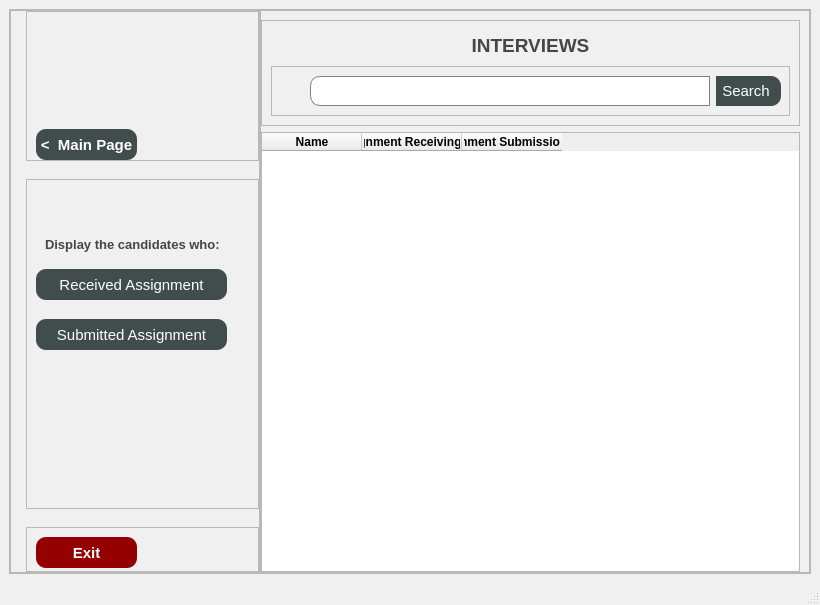
<?xml version="1.0" encoding="UTF-8"?>
<ui version="4.0">
 <class>MainWindow</class>
 <widget class="QMainWindow" name="MainWindow">
  <property name="geometry">
   <rect>
    <x>0</x>
    <y>0</y>
    <width>820</width>
    <height>605</height>
   </rect>
  </property>
  <property name="minimumSize">
   <size>
    <width>820</width>
    <height>605</height>
   </size>
  </property>
  <property name="windowTitle">
   <string>MainWindow</string>
  </property>
  <property name="styleSheet">
   <string notr="true">QMainWindow{
 
	background-color: rgb(240, 240, 240);
}</string>
  </property>
  <widget class="QWidget" name="centralwidget">
   <layout class="QVBoxLayout" name="verticalLayout_2">
    <item>
     <widget class="QFrame" name="mainFrame">
      <property name="minimumSize">
       <size>
        <width>500</width>
        <height>300</height>
       </size>
      </property>
      <property name="font">
       <font>
        <bold>false</bold>
       </font>
      </property>
      <property name="frameShape">
       <enum>QFrame::StyledPanel</enum>
      </property>
      <property name="frameShadow">
       <enum>QFrame::Raised</enum>
      </property>
      <layout class="QHBoxLayout" name="horizontalLayout_2">
       <property name="spacing">
        <number>0</number>
       </property>
       <property name="leftMargin">
        <number>0</number>
       </property>
       <property name="topMargin">
        <number>0</number>
       </property>
       <property name="rightMargin">
        <number>0</number>
       </property>
       <property name="bottomMargin">
        <number>0</number>
       </property>
       <item>
        <widget class="QFrame" name="frameLeft">
         <property name="minimumSize">
          <size>
           <width>250</width>
           <height>500</height>
          </size>
         </property>
         <property name="styleSheet">
          <string notr="true"/>
         </property>
         <property name="frameShape">
          <enum>QFrame::StyledPanel</enum>
         </property>
         <property name="frameShadow">
          <enum>QFrame::Raised</enum>
         </property>
         <layout class="QVBoxLayout" name="verticalLayout_4">
          <property name="leftMargin">
           <number>15</number>
          </property>
          <property name="topMargin">
           <number>0</number>
          </property>
          <property name="rightMargin">
           <number>0</number>
          </property>
          <property name="bottomMargin">
           <number>0</number>
          </property>
          <item>
           <widget class="QFrame" name="frameTopLeft">
            <property name="minimumSize">
             <size>
              <width>0</width>
              <height>150</height>
             </size>
            </property>
            <property name="frameShape">
             <enum>QFrame::StyledPanel</enum>
            </property>
            <property name="frameShadow">
             <enum>QFrame::Raised</enum>
            </property>
            <layout class="QVBoxLayout" name="verticalLayout_5">
             <property name="spacing">
              <number>6</number>
             </property>
             <property name="topMargin">
              <number>15</number>
             </property>
             <property name="rightMargin">
              <number>0</number>
             </property>
             <property name="bottomMargin">
              <number>0</number>
             </property>
             <item>
              <widget class="QLabel" name="labelLogo">
               <property name="minimumSize">
                <size>
                 <width>221</width>
                 <height>61</height>
                </size>
               </property>
               <property name="maximumSize">
                <size>
                 <width>221</width>
                 <height>61</height>
                </size>
               </property>
               <property name="text">
                <string/>
               </property>
               <property name="pixmap">
                <pixmap>logoPhoto.png</pixmap>
               </property>
               <property name="scaledContents">
                <bool>true</bool>
               </property>
              </widget>
             </item>
             <item>
              <spacer name="verticalSpacer_3">
               <property name="orientation">
                <enum>Qt::Vertical</enum>
               </property>
               <property name="sizeHint" stdset="0">
                <size>
                 <width>20</width>
                 <height>40</height>
                </size>
               </property>
              </spacer>
             </item>
             <item>
              <widget class="QPushButton" name="pushButtonBackMainPage">
               <property name="minimumSize">
                <size>
                 <width>101</width>
                 <height>31</height>
                </size>
               </property>
               <property name="maximumSize">
                <size>
                 <width>101</width>
                 <height>31</height>
                </size>
               </property>
               <property name="font">
                <font>
                 <pointsize>11</pointsize>
                 <bold>true</bold>
                </font>
               </property>
               <property name="styleSheet">
                <string notr="true">QPushButton{
background-color: rgb(65, 77, 77);
color: rgb(255, 255, 255);
border-radius: 10px;
}

QPushButton:hover {
 
 background-color: rgb(90, 100, 100);
}

QPushButton:pressed{
 background-color: white;
 color: rgb(65, 77, 77);
 border: 1px solid black;
}</string>
               </property>
               <property name="text">
                <string>&lt;  Main Page</string>
               </property>
              </widget>
             </item>
            </layout>
           </widget>
          </item>
          <item>
           <spacer name="verticalSpacer_2">
            <property name="orientation">
             <enum>Qt::Vertical</enum>
            </property>
            <property name="sizeHint" stdset="0">
             <size>
              <width>20</width>
              <height>40</height>
             </size>
            </property>
           </spacer>
          </item>
          <item>
           <widget class="QFrame" name="frameMenu">
            <property name="minimumSize">
             <size>
              <width>221</width>
              <height>330</height>
             </size>
            </property>
            <property name="frameShape">
             <enum>QFrame::StyledPanel</enum>
            </property>
            <property name="frameShadow">
             <enum>QFrame::Raised</enum>
            </property>
            <widget class="QPushButton" name="pushButtonReceivedAssignment">
             <property name="geometry">
              <rect>
               <x>10</x>
               <y>90</y>
               <width>191</width>
               <height>31</height>
              </rect>
             </property>
             <property name="font">
              <font>
               <pointsize>11</pointsize>
               <bold>false</bold>
              </font>
             </property>
             <property name="styleSheet">
              <string notr="true">QPushButton{
background-color: rgb(65, 77, 77);
color: rgb(255, 255, 255);
border-radius: 10px;
}

QPushButton:hover {
 
 background-color: rgb(90, 100, 100);
}

QPushButton:pressed{
 background-color: white;
 color: rgb(65, 77, 77);
 border: 1px solid black;
}</string>
             </property>
             <property name="text">
              <string>Received Assignment</string>
             </property>
            </widget>
            <widget class="QPushButton" name="pushButtonSubmittedAssignment">
             <property name="geometry">
              <rect>
               <x>10</x>
               <y>140</y>
               <width>191</width>
               <height>31</height>
              </rect>
             </property>
             <property name="font">
              <font>
               <pointsize>11</pointsize>
               <bold>false</bold>
              </font>
             </property>
             <property name="styleSheet">
              <string notr="true">QPushButton{
background-color: rgb(65, 77, 77);
color: rgb(255, 255, 255);
border-radius: 10px;
}

QPushButton:hover {
 
 background-color: rgb(90, 100, 100);
}

QPushButton:pressed{
 background-color: white;
 color: rgb(65, 77, 77);
 border: 1px solid black;
}</string>
             </property>
             <property name="text">
              <string>Submitted Assignment</string>
             </property>
            </widget>
            <widget class="QLabel" name="label">
             <property name="geometry">
              <rect>
               <x>10</x>
               <y>45</y>
               <width>191</width>
               <height>41</height>
              </rect>
             </property>
             <property name="font">
              <font>
               <pointsize>10</pointsize>
               <bold>true</bold>
              </font>
             </property>
             <property name="styleSheet">
              <string notr="true">padding: 6px;
color: rgb(70, 70, 70);</string>
             </property>
             <property name="text">
              <string>Display the candidates who:</string>
             </property>
             <property name="margin">
              <number>0</number>
             </property>
            </widget>
           </widget>
          </item>
          <item>
           <spacer name="verticalSpacer">
            <property name="orientation">
             <enum>Qt::Vertical</enum>
            </property>
            <property name="sizeHint" stdset="0">
             <size>
              <width>20</width>
              <height>40</height>
             </size>
            </property>
           </spacer>
          </item>
          <item>
           <widget class="QFrame" name="frameLeftBottom">
            <property name="minimumSize">
             <size>
              <width>0</width>
              <height>45</height>
             </size>
            </property>
            <property name="frameShape">
             <enum>QFrame::StyledPanel</enum>
            </property>
            <property name="frameShadow">
             <enum>QFrame::Raised</enum>
            </property>
            <widget class="QPushButton" name="pushButtonExit">
             <property name="geometry">
              <rect>
               <x>10</x>
               <y>10</y>
               <width>101</width>
               <height>31</height>
              </rect>
             </property>
             <property name="minimumSize">
              <size>
               <width>101</width>
               <height>31</height>
              </size>
             </property>
             <property name="maximumSize">
              <size>
               <width>101</width>
               <height>31</height>
              </size>
             </property>
             <property name="font">
              <font>
               <pointsize>11</pointsize>
               <bold>true</bold>
              </font>
             </property>
             <property name="styleSheet">
              <string notr="true">QPushButton{
 background-color: rgb(148, 0, 0);
 color: rgb(255, 255, 255);
 border-radius: 10px;
}
QPushButton:hover {
  background-color: rgba(157, 9, 19,200);
  color: rgb(255, 255, 255);
  border-radius: 10px;
  border: 1px solid black;
}

QPushButton:pressed {
  background-color: white;
  color: rgb(170, 0, 0);
  border: 1px solid black;
}

</string>
             </property>
             <property name="text">
              <string>Exit</string>
             </property>
            </widget>
           </widget>
          </item>
         </layout>
        </widget>
       </item>
       <item>
        <widget class="QFrame" name="frameRight">
         <property name="minimumSize">
          <size>
           <width>300</width>
           <height>300</height>
          </size>
         </property>
         <property name="frameShape">
          <enum>QFrame::StyledPanel</enum>
         </property>
         <property name="frameShadow">
          <enum>QFrame::Raised</enum>
         </property>
         <layout class="QVBoxLayout" name="verticalLayout">
          <property name="leftMargin">
           <number>0</number>
          </property>
          <property name="bottomMargin">
           <number>0</number>
          </property>
          <item>
           <widget class="QFrame" name="frameTopRight">
            <property name="minimumSize">
             <size>
              <width>0</width>
              <height>100</height>
             </size>
            </property>
            <property name="layoutDirection">
             <enum>Qt::LeftToRight</enum>
            </property>
            <property name="frameShape">
             <enum>QFrame::StyledPanel</enum>
            </property>
            <property name="frameShadow">
             <enum>QFrame::Raised</enum>
            </property>
            <layout class="QVBoxLayout" name="verticalLayout_3">
             <item>
              <widget class="QLabel" name="labelHeader">
               <property name="minimumSize">
                <size>
                 <width>300</width>
                 <height>30</height>
                </size>
               </property>
               <property name="font">
                <font>
                 <family>Arial</family>
                 <pointsize>14</pointsize>
                 <bold>true</bold>
                </font>
               </property>
               <property name="styleSheet">
                <string notr="true">letter-spacing: 0.2em;
color: rgb(70, 70, 70);</string>
               </property>
               <property name="text">
                <string>INTERVIEWS</string>
               </property>
               <property name="alignment">
                <set>Qt::AlignCenter</set>
               </property>
              </widget>
             </item>
             <item>
              <widget class="QFrame" name="frameSearch">
               <property name="minimumSize">
                <size>
                 <width>500</width>
                 <height>50</height>
                </size>
               </property>
               <property name="maximumSize">
                <size>
                 <width>1000</width>
                 <height>50</height>
                </size>
               </property>
               <property name="frameShape">
                <enum>QFrame::StyledPanel</enum>
               </property>
               <property name="frameShadow">
                <enum>QFrame::Raised</enum>
               </property>
               <layout class="QHBoxLayout" name="horizontalLayout" stretch="1,5,1,1">
                <property name="leftMargin">
                 <number>30</number>
                </property>
                <property name="rightMargin">
                 <number>0</number>
                </property>
                <item>
                 <spacer name="horizontalSpacer">
                  <property name="orientation">
                   <enum>Qt::Horizontal</enum>
                  </property>
                  <property name="sizeHint" stdset="0">
                   <size>
                    <width>40</width>
                    <height>20</height>
                   </size>
                  </property>
                 </spacer>
                </item>
                <item>
                 <widget class="QLineEdit" name="lineEditSearch">
                  <property name="minimumSize">
                   <size>
                    <width>400</width>
                    <height>30</height>
                   </size>
                  </property>
                  <property name="maximumSize">
                   <size>
                    <width>600</width>
                    <height>30</height>
                   </size>
                  </property>
                  <property name="styleSheet">
                   <string notr="true">QLineEdit {
 background-color: white;
 border-bottom-left-radius: 10px;
 border-top-left-radius: 10px;
 padding-left: 10px;
 border: 1px solid gray;

}

QLineEdit:hover {
border-color: black;
}</string>
                  </property>
                  <property name="text">
                   <string/>
                  </property>
                 </widget>
                </item>
                <item>
                 <widget class="QPushButton" name="pushButtonSearch">
                  <property name="minimumSize">
                   <size>
                    <width>65</width>
                    <height>30</height>
                   </size>
                  </property>
                  <property name="maximumSize">
                   <size>
                    <width>65</width>
                    <height>30</height>
                   </size>
                  </property>
                  <property name="font">
                   <font>
                    <pointsize>11</pointsize>
                   </font>
                  </property>
                  <property name="styleSheet">
                   <string notr="true">QPushButton {
background-color: rgb(65, 77, 77);
color: rgb(255, 255, 255);
 border-bottom-right-radius: 10px;
 border-top-right-radius: 10px;
 padding-right: 5px;
}

QPushButton:hover {
 
 background-color: rgb(90, 100, 100);
}

QPushButton:pressed{
 background-color: white;
 color: rgb(65, 77, 77);
 border: 1px solid black;
}</string>
                  </property>
                  <property name="text">
                   <string>Search</string>
                  </property>
                 </widget>
                </item>
                <item>
                 <spacer name="horizontalSpacer_2">
                  <property name="orientation">
                   <enum>Qt::Horizontal</enum>
                  </property>
                  <property name="sizeHint" stdset="0">
                   <size>
                    <width>40</width>
                    <height>20</height>
                   </size>
                  </property>
                 </spacer>
                </item>
               </layout>
              </widget>
             </item>
            </layout>
           </widget>
          </item>
          <item>
           <widget class="QTableWidget" name="tableWidgetCandidates">
            <property name="font">
             <font>
              <pointsize>9</pointsize>
              <bold>false</bold>
             </font>
            </property>
            <column>
             <property name="text">
              <string>Name</string>
             </property>
             <property name="font">
              <font>
               <bold>true</bold>
              </font>
             </property>
            </column>
            <column>
             <property name="text">
              <string>Assignment Receiving Date</string>
             </property>
             <property name="font">
              <font>
               <bold>true</bold>
              </font>
             </property>
            </column>
            <column>
             <property name="text">
              <string>Assignment Submission Date</string>
             </property>
             <property name="font">
              <font>
               <bold>true</bold>
              </font>
             </property>
            </column>
           </widget>
          </item>
         </layout>
        </widget>
       </item>
      </layout>
     </widget>
    </item>
   </layout>
  </widget>
  <widget class="QMenuBar" name="menubar">
   <property name="geometry">
    <rect>
     <x>0</x>
     <y>0</y>
     <width>820</width>
     <height>22</height>
    </rect>
   </property>
  </widget>
  <widget class="QStatusBar" name="statusbar"/>
 </widget>
 <resources/>
 <connections/>
</ui>
